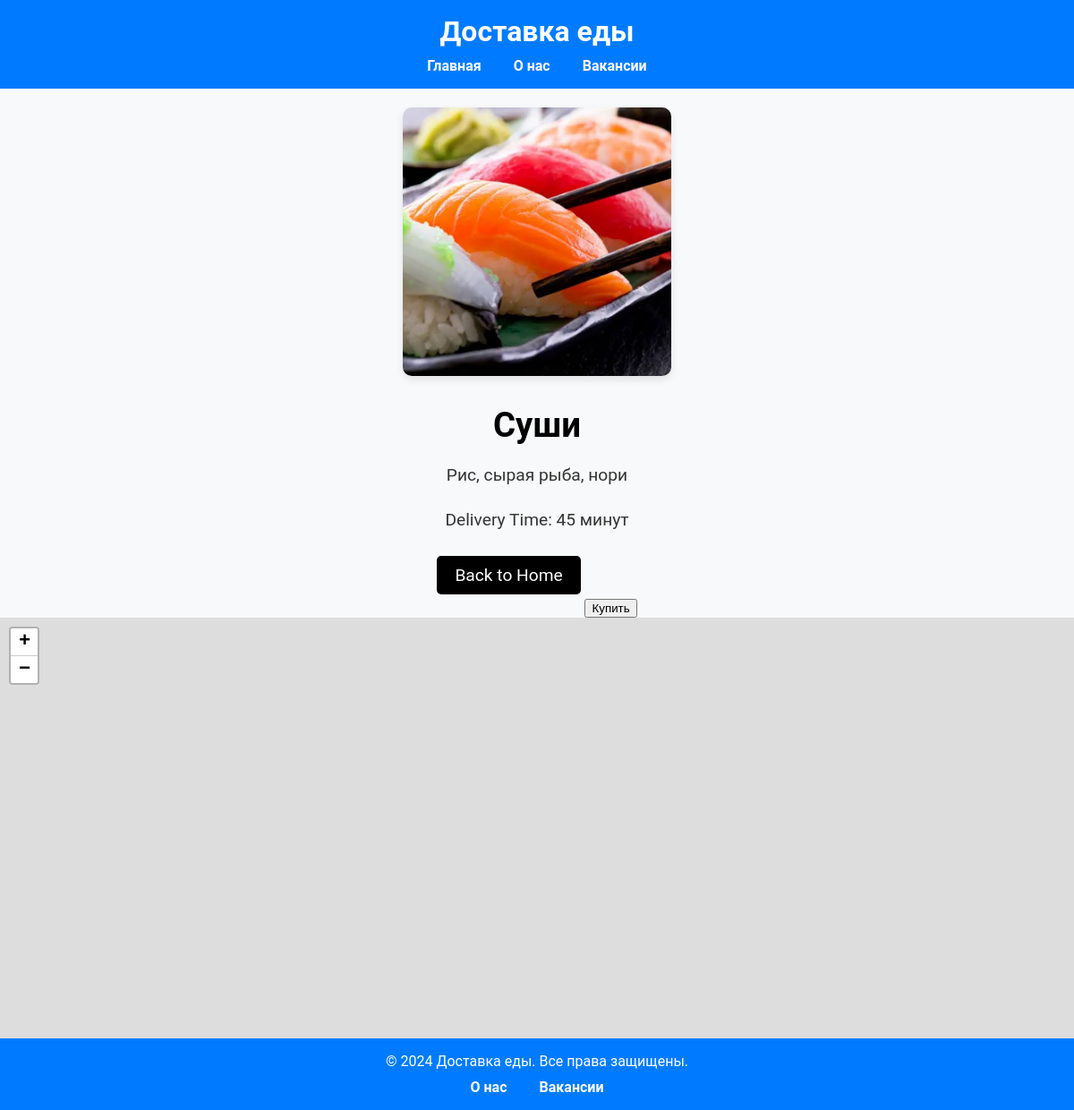
The app's page /food/3 with its own data.
### index.py (models this page shows)
class Food(db.Model):
    id = db.Column(db.Integer, primary_key=True)
    name = db.Column(db.String(100), nullable=False)
    description = db.Column(db.Text, nullable=False)
    delivery_time = db.Column(db.String(50), nullable=False)
    image_path = db.Column(db.String(200), nullable=True)
    store_id = db.Column(db.Integer, db.ForeignKey('store.id'), nullable=False)

### index.py (the view)
@app.route('/food/<int:food_id>')
def food_detail(food_id):
    food = Food.query.get_or_404(food_id)
    return render_template('food_detail.html', food=food)

### templates/food_detail.html (shortened to what this page needs)
{% extends 'base.html' %}
{% block content %}
<link rel="stylesheet" href="{{ url_for('static', filename='css/food_detail.css') }}">
<div class="food-detail-image-container">
    <img src="{{ url_for('static', filename=food.image_path) }}" alt="{{ food.name }}" class="food-detail-image">
</div>
<div class="food-detail-text">
    <h2>{{ food.name }}</h2>
    <p>{{ food.description }}</p>
    <p>Delivery Time: {{ food.delivery_time }}</p>
    <a href="{{ url_for('home') }}">Back to Home</a>
    <button id="buy-button">Купить</button>
</div>
<div id="map" style="height: 500px; width: 100%;"></div>
<link rel="stylesheet" href="https://unpkg.com/leaflet/dist/leaflet.css" />
{% endblock %}

### static/css/styles.css (style rules this page uses)
body { font-family: 'Roboto', sans-serif; margin: 0; padding: 0; box-sizing: border-box; background-color: #f8f9fa; color: #333; }

### static/css/food_detail.css (style rules this page uses)
.food-detail-image-container { display: flex; justify-content: center; align-items: center; margin-bottom: 20px; }
.food-detail-image { margin-top: 20px; width: 300px; height: 300px; object-fit: cover; border-radius: 10px; box-shadow: 0 4px 8px rgba(0, 0, 0, 0.1); transition: transform 0.3s ease; }
.food-detail-text { text-align: center; font-size: 1.2em; color: #333; }
.food-detail-text h2 { margin-bottom: 10px; font-size: 2em; color: #000; }
.food-detail-text p { margin-bottom: 4px; line-height: 1.6; }
.food-detail-text a { display: inline-block; margin-top: 20px; margin-bottom: 20px; padding: 10px 20px; background-color: #000; color: #fff; text-decoration: none; border-radius: 5px; transition: background-color 0.3s ease, transform 0.3s ease; position: relative; overflow: hidden; }
.food-detail-text a::before { content: ''; position: absolute; top: 0; left: 0; width: 100%; height: 100%; background: rgba(255, 255, 255, 0.2); border-radius: 5px; opacity: 0; transition: opacity 0.3s ease; }

### records on screen
Food: image_path (picture), name "Суши", description "Рис, сырая рыба, нори", delivery_time "45 минут"
